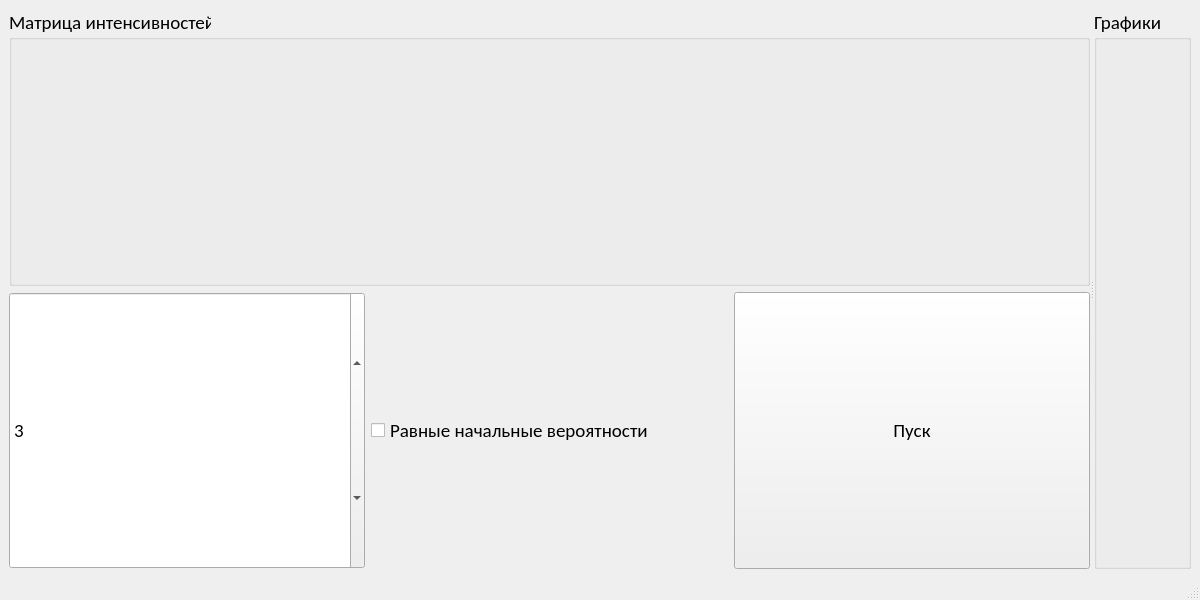
<?xml version="1.0" encoding="UTF-8"?>
<ui version="4.0">
 <class>MainWindow</class>
 <widget class="QMainWindow" name="MainWindow">
  <property name="geometry">
   <rect>
    <x>0</x>
    <y>0</y>
    <width>1200</width>
    <height>600</height>
   </rect>
  </property>
  <property name="windowTitle">
   <string>MainWindow</string>
  </property>
  <widget class="QWidget" name="centralwidget">
   <layout class="QGridLayout" name="gridLayout_2">
    <item row="0" column="0">
     <widget class="QSplitter" name="splitter">
      <property name="orientation">
       <enum>Qt::Horizontal</enum>
      </property>
      <widget class="QWidget" name="layoutWidget">
       <layout class="QVBoxLayout" name="verticalLayout">
        <item>
         <widget class="QGroupBox" name="groupBox">
          <property name="sizePolicy">
           <sizepolicy hsizetype="Preferred" vsizetype="Preferred">
            <horstretch>0</horstretch>
            <verstretch>0</verstretch>
           </sizepolicy>
          </property>
          <property name="font">
           <font>
            <family>Calibri</family>
            <pointsize>14</pointsize>
           </font>
          </property>
          <property name="title">
           <string>Матрица интенсивностей</string>
          </property>
          <layout class="QHBoxLayout" name="horizontalLayout_4">
           <item>
            <layout class="QGridLayout" name="gridLayout">
             <property name="spacing">
              <number>0</number>
             </property>
            </layout>
           </item>
          </layout>
         </widget>
        </item>
        <item>
         <layout class="QHBoxLayout" name="horizontalLayout_3">
          <item>
           <widget class="QSpinBox" name="spinBox">
            <property name="sizePolicy">
             <sizepolicy hsizetype="Preferred" vsizetype="Preferred">
              <horstretch>0</horstretch>
              <verstretch>0</verstretch>
             </sizepolicy>
            </property>
            <property name="font">
             <font>
              <family>Calibri</family>
              <pointsize>14</pointsize>
             </font>
            </property>
            <property name="value">
             <number>3</number>
            </property>
           </widget>
          </item>
          <item>
           <widget class="QCheckBox" name="checkBox">
            <property name="sizePolicy">
             <sizepolicy hsizetype="Preferred" vsizetype="Preferred">
              <horstretch>0</horstretch>
              <verstretch>0</verstretch>
             </sizepolicy>
            </property>
            <property name="font">
             <font>
              <family>Calibri</family>
              <pointsize>14</pointsize>
             </font>
            </property>
            <property name="text">
             <string>Равные начальные вероятности</string>
            </property>
            <property name="iconSize">
             <size>
              <width>16</width>
              <height>16</height>
             </size>
            </property>
           </widget>
          </item>
          <item>
           <widget class="QPushButton" name="pushButton">
            <property name="sizePolicy">
             <sizepolicy hsizetype="Preferred" vsizetype="Preferred">
              <horstretch>0</horstretch>
              <verstretch>0</verstretch>
             </sizepolicy>
            </property>
            <property name="font">
             <font>
              <family>Calibri</family>
              <pointsize>14</pointsize>
             </font>
            </property>
            <property name="text">
             <string>Пуск</string>
            </property>
           </widget>
          </item>
         </layout>
        </item>
       </layout>
      </widget>
      <widget class="QGroupBox" name="groupBox_2">
       <property name="sizePolicy">
        <sizepolicy hsizetype="Preferred" vsizetype="Preferred">
         <horstretch>0</horstretch>
         <verstretch>0</verstretch>
        </sizepolicy>
       </property>
       <property name="font">
        <font>
         <family>Calibri</family>
         <pointsize>14</pointsize>
        </font>
       </property>
       <property name="title">
        <string>Графики</string>
       </property>
       <layout class="QHBoxLayout" name="horizontalLayout_2">
        <item>
         <layout class="QHBoxLayout" name="horizontalLayout"/>
        </item>
       </layout>
      </widget>
     </widget>
    </item>
   </layout>
  </widget>
  <widget class="QMenuBar" name="menubar">
   <property name="geometry">
    <rect>
     <x>0</x>
     <y>0</y>
     <width>1200</width>
     <height>21</height>
    </rect>
   </property>
  </widget>
  <widget class="QStatusBar" name="statusbar"/>
 </widget>
 <resources/>
 <connections/>
</ui>
